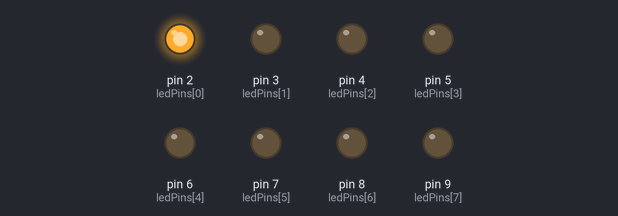
A sketch run on a simulated Arduino Uno, built with avr-gcc and run on an emulated ATmega328P. Shown: output pins drawn as LEDs (lit = HIGH).

Above: at 0.05 s.
At 0.35 s:
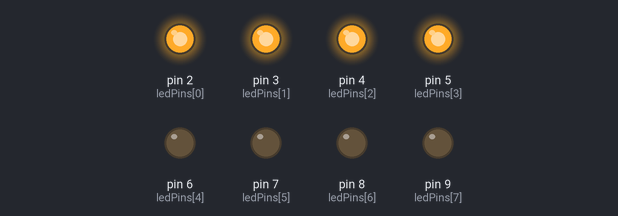
At 0.75 s:
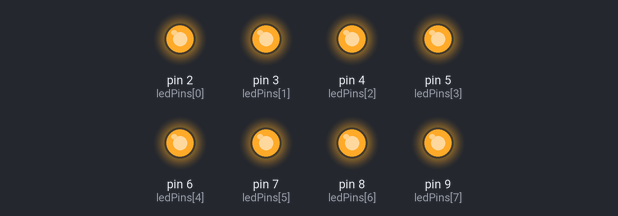
At 1.45 s:
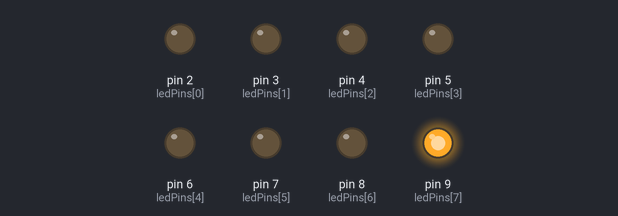
At 2.35 s:
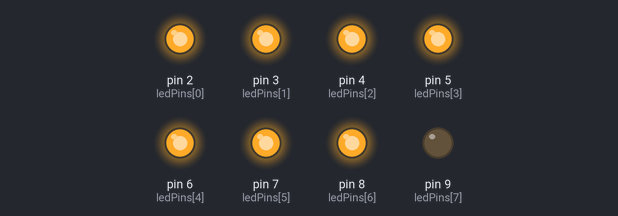
At 3.3 s:
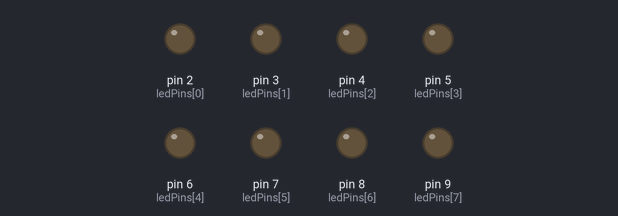
Timing chart, 0 to 3.9 s (numbered marks = the images above):
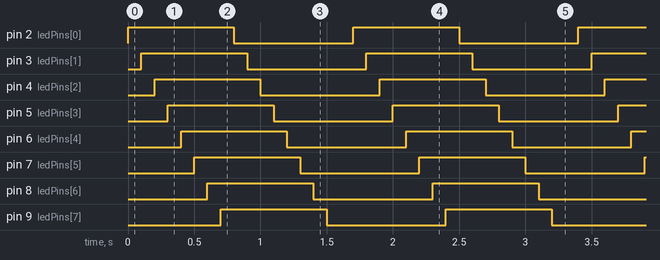

The sketch:

Arduino_CIRC_02.ino
```cpp
int ledPins[] = { 2, 3, 4, 5, 6, 7, 8, 9 };

void setup()
{
	for (int i = 0; i < 8; i++)
	{
		pinMode(ledPins[i], OUTPUT);
	}
}

void loop()
{
	oneAfterAnotherLoop();
	//oneOnAtATime();
	//inAndOut();
}

void oneAfterAnotherLoop()
{
	int delayTime = 100;

	for (int i = 0; i < 8; i++)
	{
		digitalWrite(ledPins[i], HIGH);
		delay(delayTime);
	}

	for (int i = 0; i < 8; i++)
	{
		digitalWrite(ledPins[i], LOW);
		delay(delayTime);
	}

	delay(delayTime);
}

void oneOnAtATime()
{
	int delayTime = 200;

	for (int i = 0; i < 8; i++)
	{
		digitalWrite(ledPins[i], HIGH);
		delay(delayTime);
		digitalWrite(ledPins[i], LOW);
		delay(delayTime);
	}

	for (int i = 0; i < 8; i++)
	{
		digitalWrite(ledPins[i], LOW);
	}

	delay(delayTime);
}

void inAndOut()
{
	int delayTime = 100;

	for (int i = 0; i < 8; i++)
	{
		digitalWrite(ledPins[i], HIGH);
		delay(delayTime);
	}

	for (int i = 7; i > -1; i--)
	{
		digitalWrite(ledPins[i], LOW);
		delay(delayTime);
	}

	delay(delayTime);
}
```

Measured:
- by itself, pin 2 (ledPins[0]), pin 3 (ledPins[1]), pin 4 (ledPins[2]), pin 5 (ledPins[3]), pin 6 (ledPins[4]), pin 7 (ledPins[5]), pin 8 (ledPins[6]), pin 9 (ledPins[7]): alternates HIGH for 0.80 s and LOW for 0.90 s
- by itself, everything shown: repeats every 1.7 s, in 16 steps
